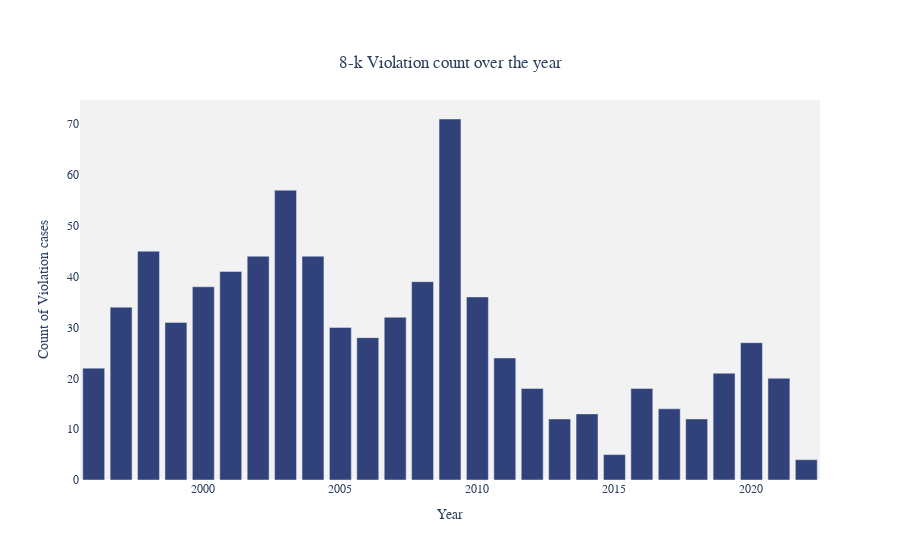

Here is the notebook cell this chart was saved with:
### Code cell
# # Violation Plots

import plotly.express as px


fig = px.bar(new_df81, 
             x="year", 
             y =1,
             title='8-k Violation count over the year',        
             )


fig.update_traces(marker_color='#31417A')
fig.update_layout(  
    
    font_family="Times New Roman",    
    title_font_family="Times New Roman",
    
    xaxis=dict(showgrid=False),
    yaxis=dict(showgrid=False),
     font=dict(
        
        size=12,
        
    ),
    xaxis_title="Year",
    yaxis_title="Count of Violation cases",
    plot_bgcolor='#f2f2f2',  # Gray background color,
    title={
       
        'y':0.9,
        'x':0.5,
        'xanchor': 'center',
        'yanchor': 'top'})
fig.show()

### Figure 1 — Plotly figure (JSON) as saved in the notebook; plotly's stock layout.template omitted (floating-point values rounded to 4 significant figures)
{"data": [{"alignmentgroup": "True", "hovertemplate": "year=%{x}<br>1=%{y}<extra></extra>", "legendgroup": "", "marker": {"color": "#31417A", "pattern": {"shape": ""}}, "name": "", "offsetgroup": "", "orientation": "v", "showlegend": false, "textposition": "auto", "type": "bar", "x": [1996, 1997, 1998, 1999, 2000, 2001, 2002, 2003, 2004, 2005, 2006, 2007, 2008, 2009, 2010, 2011, 2012, 2013, 2014, 2015, 2016, 2017, 2018, 2019, 2020, 2021, 2022], "xaxis": "x", "y": [22, 34, 45, 31, 38, 41, 44, 57, 44, 30, 28, 32, 39, 71, 36, 24, 18, 12, 13, 5, 18, 14, 12, 21, 27, 20, 4], "yaxis": "y"}], "layout": {"barmode": "relative", "font": {"family": "Times New Roman", "size": 12}, "legend": {"tracegroupgap": 0}, "plot_bgcolor": "#f2f2f2", "title": {"font": {"family": "Times New Roman"}, "text": "8-k Violation count over the year", "x": 0.5, "xanchor": "center", "y": 0.9, "yanchor": "top"}, "xaxis": {"anchor": "y", "domain": [0, 1], "showgrid": false, "title": {"text": "Year"}}, "yaxis": {"anchor": "x", "domain": [0, 1], "showgrid": false, "title": {"text": "Count of Violation cases"}}}}
